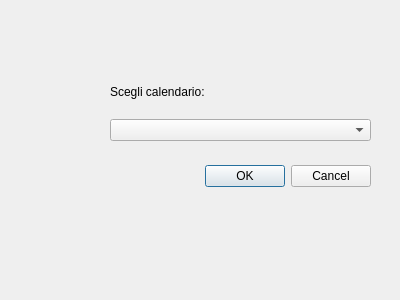
<?xml version="1.0" encoding="UTF-8"?>
<ui version="4.0">
 <class>UserCalendarsChoice</class>
 <widget class="QDialog" name="UserCalendarsChoice">
  <property name="geometry">
   <rect>
    <x>0</x>
    <y>0</y>
    <width>400</width>
    <height>300</height>
   </rect>
  </property>
  <property name="windowTitle">
   <string>Dialog</string>
  </property>
  <widget class="QDialogButtonBox" name="buttonBox">
   <property name="geometry">
    <rect>
     <x>30</x>
     <y>160</y>
     <width>341</width>
     <height>32</height>
    </rect>
   </property>
   <property name="orientation">
    <enum>Qt::Horizontal</enum>
   </property>
   <property name="standardButtons">
    <set>QDialogButtonBox::Cancel|QDialogButtonBox::Ok</set>
   </property>
  </widget>
  <widget class="QWidget" name="layoutWidget">
   <property name="geometry">
    <rect>
     <x>110</x>
     <y>70</y>
     <width>261</width>
     <height>71</height>
    </rect>
   </property>
   <layout class="QVBoxLayout" name="verticalLayout">
    <item>
     <widget class="QLabel" name="label">
      <property name="text">
       <string>Scegli calendario:</string>
      </property>
     </widget>
    </item>
    <item>
     <widget class="QComboBox" name="comboBox_Calendars"/>
    </item>
   </layout>
  </widget>
 </widget>
 <resources/>
 <connections>
  <connection>
   <sender>buttonBox</sender>
   <signal>accepted()</signal>
   <receiver>UserCalendarsChoice</receiver>
   <slot>accept()</slot>
   <hints>
    <hint type="sourcelabel">
     <x>248</x>
     <y>254</y>
    </hint>
    <hint type="destinationlabel">
     <x>157</x>
     <y>274</y>
    </hint>
   </hints>
  </connection>
  <connection>
   <sender>buttonBox</sender>
   <signal>rejected()</signal>
   <receiver>UserCalendarsChoice</receiver>
   <slot>reject()</slot>
   <hints>
    <hint type="sourcelabel">
     <x>316</x>
     <y>260</y>
    </hint>
    <hint type="destinationlabel">
     <x>286</x>
     <y>274</y>
    </hint>
   </hints>
  </connection>
 </connections>
</ui>
